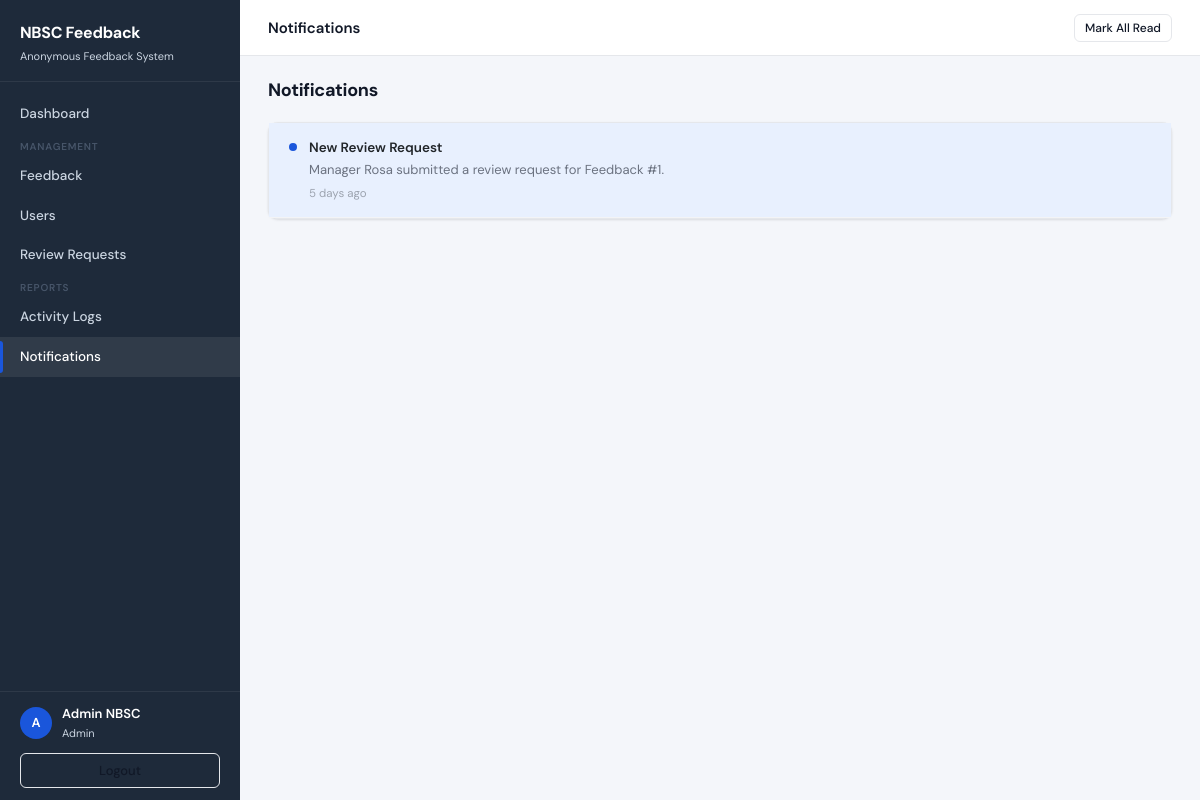
/app/admin/notifications.php (signed in), run on the app's committed database.
### tables this page shows
CREATE TABLE notifications (
    notification_id INT PRIMARY KEY AUTO_INCREMENT,
    user_id         INT  NOT NULL,
    title           VARCHAR(150) NOT NULL,
    message         TEXT NOT NULL,
    is_read         TINYINT(1) DEFAULT 0,
    created_at      DATETIME DEFAULT CURRENT_TIMESTAMP,
    FOREIGN KEY (user_id) REFERENCES users(user_id)
);

### config/function.php (called while the page is built, shortened)
<?php
function sanitize($val) {
    return htmlspecialchars(trim((string)$val), ENT_QUOTES, 'UTF-8');
}
function timeAgo($datetime) {
    $diff = time() - strtotime($datetime);
    if ($diff < 604800)  { $d = floor($diff/86400); return $d.' day'.($d!=1?'s':'').' ago'; }
    return date('M j, Y', strtotime($datetime));
}

### app/admin/notifications.php (the view, shortened to what this page needs)
<?php
require_once __DIR__ . '/../../config/config.php';
require_once __DIR__ . '/../../config/function.php';
require_once __DIR__ . '/../../includes/header.php';
require_once __DIR__ . '/../../includes/sidebar.php';
require_once __DIR__ . '/../../includes/footer.php';
$notifs=$pdo->prepare("SELECT * FROM notifications WHERE user_id=? ORDER BY created_at DESC"); $notifs->execute([$_SESSION['user_id']]); $notifs=$notifs->fetchAll();
?>
<div class="topbar"><span class="topbar-title">Notifications</span><div class="topbar-actions"><form method="POST"><button type="submit" name="mark_all_read" class="btn btn-outline btn-sm">Mark All Read</button></form></div></div>
<div class="content"><div class="page-header"><h1>Notifications</h1></div>
<div class="card">
<?php if (empty($notifs)): ?><div class="empty-state"><?= svgIcon('bell') ?><p>No notifications.</p></div>
<?php else: foreach ($notifs as $n): ?>
<div style="padding:14px 20px;border-bottom:1px solid #f3f4f6;display:flex;gap:12px;align-items:flex-start;background:<?= $n['is_read']?'#fff':'var(--primary-light)' ?>;">
<div style="width:8px;height:8px;border-radius:50%;background:<?= $n['is_read']?'#d1d5db':'var(--primary)' ?>;margin-top:6px;flex-shrink:0;"></div>
<div><div style="font-weight:600;font-size:13.5px;"><?= sanitize($n['title']) ?></div><div style="font-size:13px;color:var(--text-muted);margin-top:2px;"><?= sanitize($n['message']) ?></div><div style="font-size:11.5px;color:var(--text-light);margin-top:4px;"><?= timeAgo($n['created_at']) ?></div></div></div>
<?php endforeach; endif; ?></div></div>

### assets/css/style.css (style rules this page uses)
:root { --primary: #1a56db; --primary-dark: #1240a8; --primary-light: #e8f0fe; --success: #0e9f6e; --success-light: #def7ec; --warning: #e3a008; --warning-light: #fdf6b2; --danger: #e02424; --danger-light: #fde8e8; --purple: #7e3af2; --purple-light: #edebfe; --bg: #f4f6fa; --surface: #ffffff; --border: #e5e7eb; --text: #111827; --text-muted: #6b7280; --text-light: #9ca3af; --nav-bg: #1e2a3a; --nav-text: #cbd5e1; --nav-active: #ffffff; --nav-hover: rgba(255,255,255,0.08); --radius: 10px; --radius-sm: 6px; --shadow: 0 1px 3px rgba(0,0,0,0.08), 0 1px 2px rgba(0,0,0,0.04); --shadow-md: 0 4px 12px rgba(0,0,0,0.1); }
*, *::before, *::after { box-sizing: border-box; margin: 0; padding: 0; }
body { font-family: 'DM Sans', sans-serif; background: var(--bg); color: var(--text); font-size: 14px; line-height: 1.6; }
.topbar { background: var(--surface); border-bottom: 1px solid var(--border); padding: 0 28px; height: 56px; display: flex; align-items: center; justify-content: space-between; position: sticky; top: 0; z-index: 50; }
.topbar-title { font-size: 15px; font-weight: 600; }
.topbar-actions { display: flex; align-items: center; gap: 10px; }
.content { padding: 24px 28px; flex: 1; }
.card { background: var(--surface); border: 1px solid var(--border); border-radius: var(--radius); box-shadow: var(--shadow); }
.btn { display: inline-flex; align-items: center; gap: 6px; padding: 7px 16px; border-radius: var(--radius-sm); font-family: inherit; font-size: 13px; font-weight: 500; cursor: pointer; border: 1px solid transparent; text-decoration: none; transition: background 0.15s, opacity 0.15s, box-shadow 0.15s; white-space: nowrap; }
.btn-outline { background: transparent; border-color: var(--border); color: var(--text); }
.btn-sm { padding: 4px 10px; font-size: 12px; }
.page-header { margin-bottom: 20px; }
.page-header h1 { font-size: 18px; font-weight: 700; letter-spacing: -0.3px; }

### data on the page
notifications: is_read 0 (drawn), title "New Review Request", message "Manager Rosa submitted a review request for Feedback #1.", created_at "5 days ago"

### other printed values
$label "Dashboard Feedback Users Review Requests Activity Logs Notifications"
$initial "A"
$fullname "Admin NBSC"
$role "Admin"
